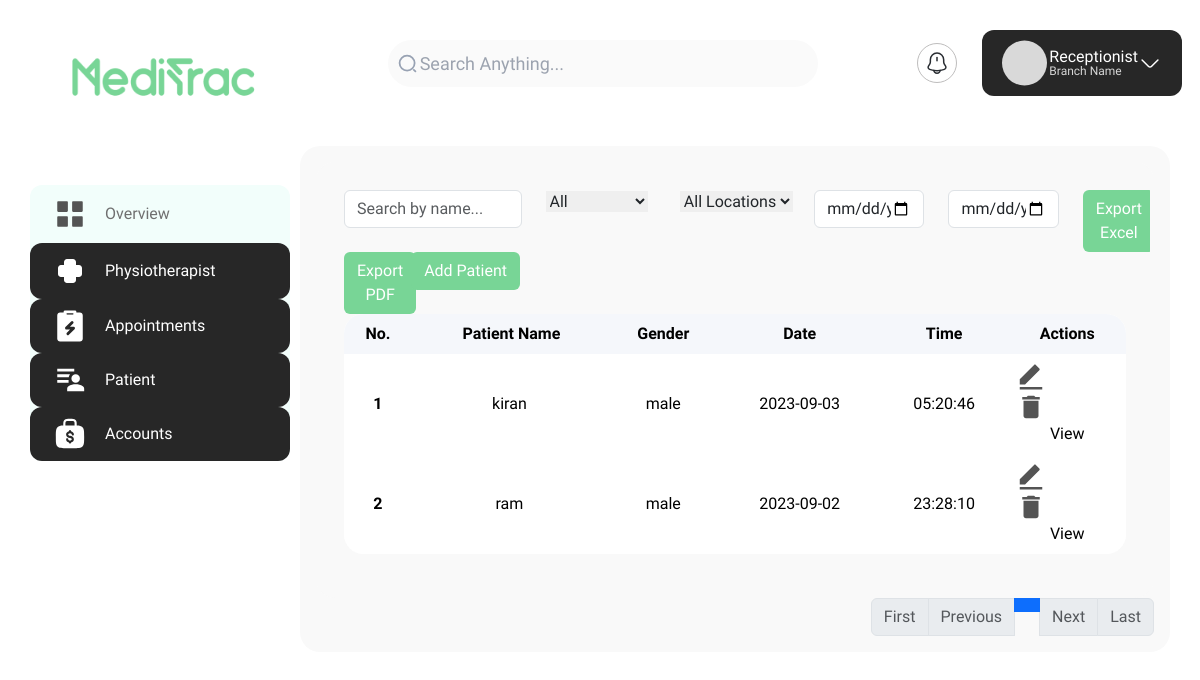
The page /reception/patient/list/ on the database as committed earlier.
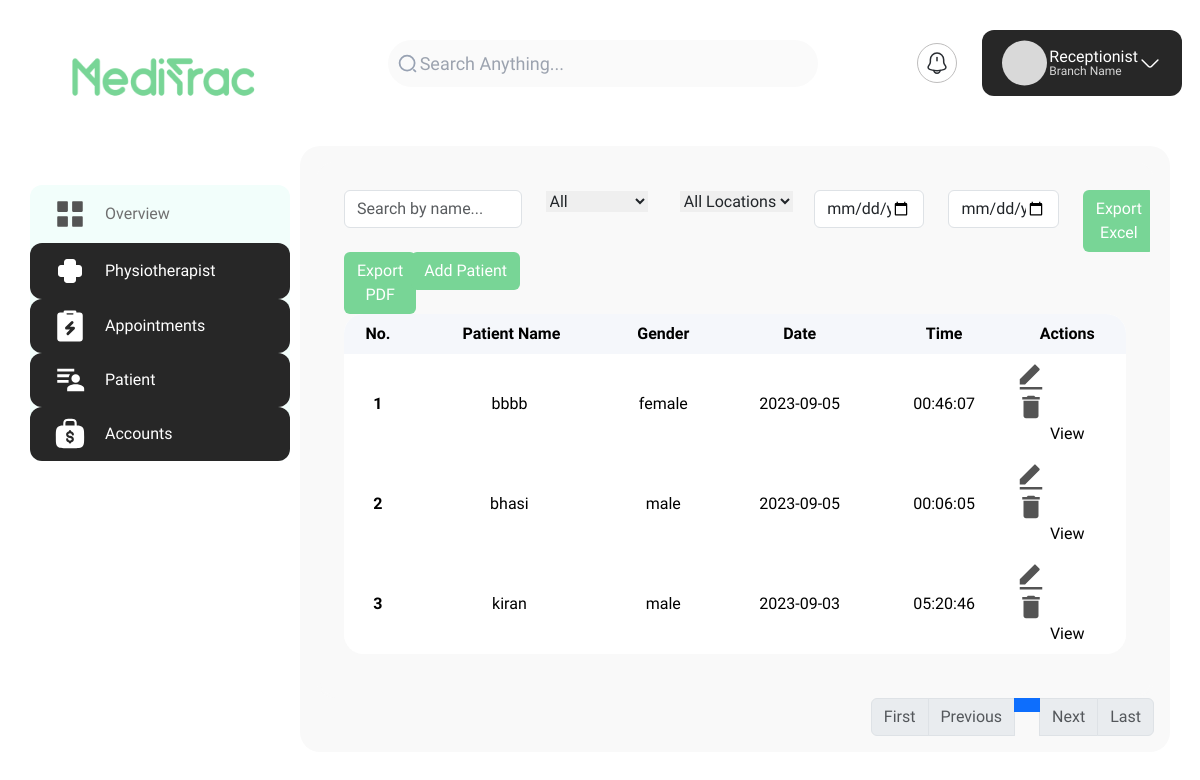
The same page on the database as committed later.
### receptionist/models.py (models this page shows, shortened)
class Patient(models.Model):
    name = models.CharField(max_length=100, null=True, blank=True)
    address = models.TextField()
    specialities = models.ManyToManyField('Speciality')
    branch = models.ForeignKey('Branch', on_delete=models.CASCADE)
    phone = models.CharField(max_length=15)
    date_of_birth = models.DateField()
    gender = models.CharField(max_length=10, choices=GENDER_CHOICES)
    height = models.DecimalField(max_digits=5, decimal_places=2, null=True, blank=True)
    weight = models.DecimalField(max_digits=5, decimal_places=2, null=True, blank=True)
    blood_group = models.CharField(max_length=5, choices=BLOOD_GROUP_CHOICES, null=True, blank=True)
    notes = models.TextField(null=True, blank=True)
    profile_photo = models.ImageField(upload_to='receptionist/patients/', default='default/bear.png')
    email = models.EmailField(max_length=255, unique=True, default='unknown@email.com')
    password = models.CharField(max_length=128, null=True, blank=True)
    date_added = models.DateTimeField(auto_now_add=True)
    patient_id = models.CharField(max_length=10, unique=True)
    tags = models.ManyToManyField(Tag, blank=True)

### receptionist/views.py (the view, shortened to what this page needs)
# urls.py: path('patient/list/', views.patient_list, name='patient_list'),
def patient_list(request):
    patients = Patient.objects.all().order_by('-date_added')
    form = PatientFilterForm(request.GET)
    if form.is_valid():
        patients = form.filter_queryset(patients)
    paginator = Paginator(patients, 10)
    page_number = request.GET.get('page')
    page_obj = paginator.get_page(page_number)
    return render(request, 'reception/patient_list.html', {'form': form, 'page_obj': page_obj})

### templates/reception/patient_list.html (shortened to what the changed rows need)
{% extends 'reception/base.html' %}
{% load static %}
{% block content %}
<head>
    <link rel="stylesheet" href="{% static 'css/style.css' %}">
</head>
<div class="custom-table-wrapper">
    <div class="container custom-table-container p-4">
        <table class="table table-hover rounded-table text-center">
            <thead class="table-head-bg">
                <tr>
                    <th scope="col">No.</th>
                    <th scope="col">
                        <div class="custom-control custom-checkbox">
                            <label class="custom-control-label" for="select_all"></label> Patient Name
                        </div>
                    </th>
                    <th scope="col">Gender</th>
                    <th scope="col">Date</th>
                    <th scope="col">Time</th>
                    <th scope="col">Actions</th>
                </tr>
            </thead>
            <tbody>
                {% for patient in page_obj.object_list %}
                <tr>
                    <th scope="row">{{ forloop.counter }}</th>
                    <td>
                        <div class="custom-control custom-checkbox">
                            {{ patient.name }}
                        </div>
                    </td>
                    <td>{{ patient.gender }}</td>
                    <td>{{ patient.date_added|date:"Y-m-d" }}</td>
                    <td>{{ patient.date_added|time:"H:i:s" }}</td>
                    <td>
                        <a href="{% url 'update_patient' patient.id %}"><img
                                src="{% static 'images/actions/edit_icon.svg' %}" alt=""></a>
                        <a href="{% url 'delete_patient' patient.id %}"><img
                                src="{% static 'images/actions/delete_icon.svg' %}" alt=""></a>
                        <button class="view-button" data-user-id={{patient.id}}>View</button>
                    </td>
                </tr>
                {% endfor %}
            </tbody>
        </table>
    </div>
</div>
{% endblock %}

Rows that differ between the two databases and show on the page:
removed Patient: name "ram", gender "male", date_added "2023-09-02", date_added "23:28:10"
added Patient: name "bbbb", gender "female", date_added "2023-09-05", date_added "00:46:07"
added Patient: name "bhasi", gender "male", date_added "2023-09-05", date_added "00:06:05"
